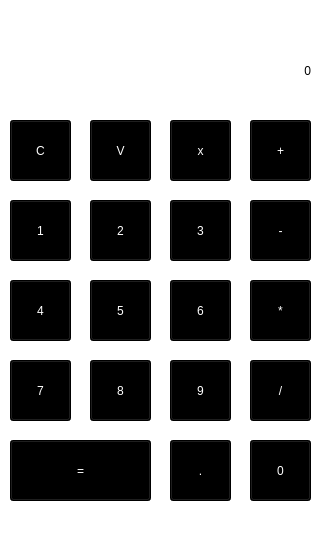
<?xml version="1.0" encoding="UTF-8"?>
<ui version="4.0">
 <class>MainWindow</class>
 <widget class="QMainWindow" name="MainWindow">
  <property name="geometry">
   <rect>
    <x>0</x>
    <y>0</y>
    <width>325</width>
    <height>554</height>
   </rect>
  </property>
  <property name="windowTitle">
   <string>MainWindow</string>
  </property>
  <property name="styleSheet">
   <string notr="true">background-color: qradialgradient(spread:pad, cx:0.5, cy:0.5, radius:0.634, fx:0.5, fy:0.506, stop:0 rgba(86, 114, 230, 255), stop:1 rgba(239, 239, 239, 255));
background-color: rgb(255, 255, 255);</string>
  </property>
  <widget class="QWidget" name="centralwidget">
   <widget class="QLabel" name="label">
    <property name="geometry">
     <rect>
      <x>10</x>
      <y>40</y>
      <width>301</width>
      <height>61</height>
     </rect>
    </property>
    <property name="layoutDirection">
     <enum>Qt::LeftToRight</enum>
    </property>
    <property name="styleSheet">
     <string notr="true">background-color: rgb(255, 255, 255);
font: 75 14pt &quot;MS Shell Dlg 2&quot;;</string>
    </property>
    <property name="text">
     <string>0</string>
    </property>
    <property name="alignment">
     <set>Qt::AlignRight|Qt::AlignTrailing|Qt::AlignVCenter</set>
    </property>
   </widget>
   <widget class="QPushButton" name="C">
    <property name="geometry">
     <rect>
      <x>10</x>
      <y>120</y>
      <width>61</width>
      <height>61</height>
     </rect>
    </property>
    <property name="styleSheet">
     <string notr="true">QPushButton {
	
	background-color: rgb(0, 0, 0);
	color: rgb(255, 255, 255);
	font: 18pt &quot;MS Shell Dlg 2&quot;;
 }

QPushButton:hover{
	background-color: rgb(30, 30, 30);
	color: rgb(255, 255, 255);
	font: 20pt &quot;MS Shell Dlg 2&quot;;; }

QPushButton:pressed {
	
	
	background-color: rgb(0, 0, 127);
	color: rgb(255, 255, 255);
	font: 20pt &quot;MS Shell Dlg 2&quot;;; }

</string>
    </property>
    <property name="text">
     <string>C</string>
    </property>
   </widget>
   <widget class="QPushButton" name="pb2">
    <property name="geometry">
     <rect>
      <x>90</x>
      <y>200</y>
      <width>61</width>
      <height>61</height>
     </rect>
    </property>
    <property name="styleSheet">
     <string notr="true">QPushButton {
	
	background-color: rgb(0, 0, 0);
	color: rgb(255, 255, 255);
	font: 18pt &quot;MS Shell Dlg 2&quot;;
 }

QPushButton:hover{
	background-color: rgb(30, 30, 30);
	color: rgb(255, 255, 255);
	font: 20pt &quot;MS Shell Dlg 2&quot;;; }

QPushButton:pressed {
	
	
	background-color: rgb(0, 0, 127);
	color: rgb(255, 255, 255);
	font: 20pt &quot;MS Shell Dlg 2&quot;;; }


</string>
    </property>
    <property name="text">
     <string>2</string>
    </property>
   </widget>
   <widget class="QPushButton" name="pb3">
    <property name="geometry">
     <rect>
      <x>170</x>
      <y>200</y>
      <width>61</width>
      <height>61</height>
     </rect>
    </property>
    <property name="styleSheet">
     <string notr="true">QPushButton {
	
	background-color: rgb(0, 0, 0);
	color: rgb(255, 255, 255);
	font: 18pt &quot;MS Shell Dlg 2&quot;;
 }

QPushButton:hover{
	background-color: rgb(30, 30, 30);
	color: rgb(255, 255, 255);
	font: 20pt &quot;MS Shell Dlg 2&quot;;; }

QPushButton:pressed {
	
	
	background-color: rgb(0, 0, 127);
	color: rgb(255, 255, 255);
	font: 20pt &quot;MS Shell Dlg 2&quot;;; }

</string>
    </property>
    <property name="text">
     <string>3</string>
    </property>
   </widget>
   <widget class="QPushButton" name="minus">
    <property name="geometry">
     <rect>
      <x>250</x>
      <y>200</y>
      <width>61</width>
      <height>61</height>
     </rect>
    </property>
    <property name="styleSheet">
     <string notr="true">QPushButton {
	
	background-color: rgb(0, 0, 0);
	color: rgb(255, 255, 255);
	font: 18pt &quot;MS Shell Dlg 2&quot;;
 }

QPushButton:hover{
	background-color: rgb(30, 30, 30);
	color: rgb(255, 255, 255);
	font: 20pt &quot;MS Shell Dlg 2&quot;;; }

QPushButton:pressed {
	
	
	background-color: rgb(0, 0, 127);
	color: rgb(255, 255, 255);
	font: 20pt &quot;MS Shell Dlg 2&quot;;; }

</string>
    </property>
    <property name="text">
     <string>-</string>
    </property>
   </widget>
   <widget class="QPushButton" name="plus">
    <property name="geometry">
     <rect>
      <x>250</x>
      <y>120</y>
      <width>61</width>
      <height>61</height>
     </rect>
    </property>
    <property name="styleSheet">
     <string notr="true">QPushButton {
	
	background-color: rgb(0, 0, 0);
	color: rgb(255, 255, 255);
	font: 18pt &quot;MS Shell Dlg 2&quot;;
 }

QPushButton:hover{
	background-color: rgb(30, 30, 30);
	color: rgb(255, 255, 255);
	font: 20pt &quot;MS Shell Dlg 2&quot;;; }

QPushButton:pressed {
	
	
	background-color: rgb(0, 0, 127);
	color: rgb(255, 255, 255);
	font: 20pt &quot;MS Shell Dlg 2&quot;;; }

</string>
    </property>
    <property name="text">
     <string>+</string>
    </property>
   </widget>
   <widget class="QPushButton" name="x">
    <property name="geometry">
     <rect>
      <x>170</x>
      <y>120</y>
      <width>61</width>
      <height>61</height>
     </rect>
    </property>
    <property name="styleSheet">
     <string notr="true">QPushButton {
	
	background-color: rgb(0, 0, 0);
	color: rgb(255, 255, 255);
	font: 18pt &quot;MS Shell Dlg 2&quot;;
 }

QPushButton:hover{
	background-color: rgb(30, 30, 30);
	color: rgb(255, 255, 255);
	font: 20pt &quot;MS Shell Dlg 2&quot;;; }

QPushButton:pressed {
	
	
	background-color: rgb(0, 0, 127);
	color: rgb(255, 255, 255);
	font: 20pt &quot;MS Shell Dlg 2&quot;;; }

</string>
    </property>
    <property name="text">
     <string>x</string>
    </property>
   </widget>
   <widget class="QPushButton" name="equal">
    <property name="geometry">
     <rect>
      <x>10</x>
      <y>440</y>
      <width>141</width>
      <height>61</height>
     </rect>
    </property>
    <property name="styleSheet">
     <string notr="true">QPushButton {
	
	background-color: rgb(0, 0, 0);
	color: rgb(255, 255, 255);
	font: 18pt &quot;MS Shell Dlg 2&quot;;
 }

QPushButton:hover{
	background-color: rgb(30, 30, 30);
	color: rgb(255, 255, 255);
	font: 20pt &quot;MS Shell Dlg 2&quot;;; }

QPushButton:pressed {
	
	
	background-color: rgb(0, 0, 127);
	color: rgb(255, 255, 255);
	font: 20pt &quot;MS Shell Dlg 2&quot;;; }

</string>
    </property>
    <property name="text">
     <string>=</string>
    </property>
   </widget>
   <widget class="QPushButton" name="V">
    <property name="geometry">
     <rect>
      <x>90</x>
      <y>120</y>
      <width>61</width>
      <height>61</height>
     </rect>
    </property>
    <property name="styleSheet">
     <string notr="true">QPushButton {
	
	background-color: rgb(0, 0, 0);
	color: rgb(255, 255, 255);
	font: 18pt &quot;MS Shell Dlg 2&quot;;
 }

QPushButton:hover{
	background-color: rgb(30, 30, 30);
	color: rgb(255, 255, 255);
	font: 20pt &quot;MS Shell Dlg 2&quot;;; }

QPushButton:pressed {
	
	
	background-color: rgb(0, 0, 127);
	color: rgb(255, 255, 255);
	font: 20pt &quot;MS Shell Dlg 2&quot;;; }

</string>
    </property>
    <property name="text">
     <string>V</string>
    </property>
   </widget>
   <widget class="QPushButton" name="pb1">
    <property name="geometry">
     <rect>
      <x>10</x>
      <y>200</y>
      <width>61</width>
      <height>61</height>
     </rect>
    </property>
    <property name="styleSheet">
     <string notr="true">QPushButton {
	
	background-color: rgb(0, 0, 0);
	color: rgb(255, 255, 255);
	font: 18pt &quot;MS Shell Dlg 2&quot;;
 }

QPushButton:hover{
	background-color: rgb(30, 30, 30);
	color: rgb(255, 255, 255);
	font: 20pt &quot;MS Shell Dlg 2&quot;;; }

QPushButton:pressed {
	
	
	background-color: rgb(0, 0, 127);
	color: rgb(255, 255, 255);
	font: 20pt &quot;MS Shell Dlg 2&quot;;; }


</string>
    </property>
    <property name="text">
     <string>1</string>
    </property>
   </widget>
   <widget class="QPushButton" name="pb5">
    <property name="geometry">
     <rect>
      <x>90</x>
      <y>280</y>
      <width>61</width>
      <height>61</height>
     </rect>
    </property>
    <property name="styleSheet">
     <string notr="true">QPushButton {
	
	background-color: rgb(0, 0, 0);
	color: rgb(255, 255, 255);
	font: 18pt &quot;MS Shell Dlg 2&quot;;
 }

QPushButton:hover{
	background-color: rgb(30, 30, 30);
	color: rgb(255, 255, 255);
	font: 20pt &quot;MS Shell Dlg 2&quot;;; }

QPushButton:pressed {
	
	
	background-color: rgb(0, 0, 127);
	color: rgb(255, 255, 255);
	font: 20pt &quot;MS Shell Dlg 2&quot;;; }

</string>
    </property>
    <property name="text">
     <string>5</string>
    </property>
   </widget>
   <widget class="QPushButton" name="pb6">
    <property name="geometry">
     <rect>
      <x>170</x>
      <y>280</y>
      <width>61</width>
      <height>61</height>
     </rect>
    </property>
    <property name="styleSheet">
     <string notr="true">QPushButton {
	
	background-color: rgb(0, 0, 0);
	color: rgb(255, 255, 255);
	font: 18pt &quot;MS Shell Dlg 2&quot;;
 }

QPushButton:hover{
	background-color: rgb(30, 30, 30);
	color: rgb(255, 255, 255);
	font: 20pt &quot;MS Shell Dlg 2&quot;;; }

QPushButton:pressed {
	
	
	background-color: rgb(0, 0, 127);
	color: rgb(255, 255, 255);
	font: 20pt &quot;MS Shell Dlg 2&quot;;; }

</string>
    </property>
    <property name="text">
     <string>6</string>
    </property>
   </widget>
   <widget class="QPushButton" name="pb9">
    <property name="geometry">
     <rect>
      <x>170</x>
      <y>360</y>
      <width>61</width>
      <height>61</height>
     </rect>
    </property>
    <property name="styleSheet">
     <string notr="true">QPushButton {
	
	background-color: rgb(0, 0, 0);
	color: rgb(255, 255, 255);
	font: 18pt &quot;MS Shell Dlg 2&quot;;
 }

QPushButton:hover{
	background-color: rgb(30, 30, 30);
	color: rgb(255, 255, 255);
	font: 20pt &quot;MS Shell Dlg 2&quot;;; }

QPushButton:pressed {
	
	
	background-color: rgb(0, 0, 127);
	color: rgb(255, 255, 255);
	font: 20pt &quot;MS Shell Dlg 2&quot;;; }

</string>
    </property>
    <property name="text">
     <string>9</string>
    </property>
   </widget>
   <widget class="QPushButton" name="pb4">
    <property name="geometry">
     <rect>
      <x>10</x>
      <y>280</y>
      <width>61</width>
      <height>61</height>
     </rect>
    </property>
    <property name="styleSheet">
     <string notr="true">QPushButton {
	
	background-color: rgb(0, 0, 0);
	color: rgb(255, 255, 255);
	font: 18pt &quot;MS Shell Dlg 2&quot;;
 }

QPushButton:hover{
	background-color: rgb(30, 30, 30);
	color: rgb(255, 255, 255);
	font: 20pt &quot;MS Shell Dlg 2&quot;;; }

QPushButton:pressed {
	
	
	background-color: rgb(0, 0, 127);
	color: rgb(255, 255, 255);
	font: 20pt &quot;MS Shell Dlg 2&quot;;; }

</string>
    </property>
    <property name="text">
     <string>4</string>
    </property>
   </widget>
   <widget class="QPushButton" name="pb7">
    <property name="geometry">
     <rect>
      <x>10</x>
      <y>360</y>
      <width>61</width>
      <height>61</height>
     </rect>
    </property>
    <property name="styleSheet">
     <string notr="true">QPushButton {
	
	background-color: rgb(0, 0, 0);
	color: rgb(255, 255, 255);
	font: 18pt &quot;MS Shell Dlg 2&quot;;
 }

QPushButton:hover{
	background-color: rgb(30, 30, 30);
	color: rgb(255, 255, 255);
	font: 20pt &quot;MS Shell Dlg 2&quot;;; }

QPushButton:pressed {
	
	
	background-color: rgb(0, 0, 127);
	color: rgb(255, 255, 255);
	font: 20pt &quot;MS Shell Dlg 2&quot;;; }

</string>
    </property>
    <property name="text">
     <string>7</string>
    </property>
   </widget>
   <widget class="QPushButton" name="pb8">
    <property name="geometry">
     <rect>
      <x>90</x>
      <y>360</y>
      <width>61</width>
      <height>61</height>
     </rect>
    </property>
    <property name="styleSheet">
     <string notr="true">QPushButton {
	
	background-color: rgb(0, 0, 0);
	color: rgb(255, 255, 255);
	font: 18pt &quot;MS Shell Dlg 2&quot;;
 }

QPushButton:hover{
	background-color: rgb(30, 30, 30);
	color: rgb(255, 255, 255);
	font: 20pt &quot;MS Shell Dlg 2&quot;;; }

QPushButton:pressed {
	
	
	background-color: rgb(0, 0, 127);
	color: rgb(255, 255, 255);
	font: 20pt &quot;MS Shell Dlg 2&quot;;; }

</string>
    </property>
    <property name="text">
     <string>8</string>
    </property>
   </widget>
   <widget class="QPushButton" name="dot">
    <property name="geometry">
     <rect>
      <x>170</x>
      <y>440</y>
      <width>61</width>
      <height>61</height>
     </rect>
    </property>
    <property name="styleSheet">
     <string notr="true">QPushButton {
	
	background-color: rgb(0, 0, 0);
	color: rgb(255, 255, 255);
	font: 18pt &quot;MS Shell Dlg 2&quot;;
 }

QPushButton:hover{
	background-color: rgb(30, 30, 30);
	color: rgb(255, 255, 255);
	font: 20pt &quot;MS Shell Dlg 2&quot;;; }

QPushButton:pressed {
	
	
	background-color: rgb(0, 0, 127);
	color: rgb(255, 255, 255);
	font: 20pt &quot;MS Shell Dlg 2&quot;;; }

</string>
    </property>
    <property name="text">
     <string>.</string>
    </property>
   </widget>
   <widget class="QPushButton" name="div">
    <property name="geometry">
     <rect>
      <x>250</x>
      <y>360</y>
      <width>61</width>
      <height>61</height>
     </rect>
    </property>
    <property name="styleSheet">
     <string notr="true">QPushButton {
	
	background-color: rgb(0, 0, 0);
	color: rgb(255, 255, 255);
	font: 18pt &quot;MS Shell Dlg 2&quot;;
 }

QPushButton:hover{
	background-color: rgb(30, 30, 30);
	color: rgb(255, 255, 255);
	font: 20pt &quot;MS Shell Dlg 2&quot;;; }

QPushButton:pressed {
	
	
	background-color: rgb(0, 0, 127);
	color: rgb(255, 255, 255);
	font: 20pt &quot;MS Shell Dlg 2&quot;;; }

</string>
    </property>
    <property name="text">
     <string>/</string>
    </property>
   </widget>
   <widget class="QPushButton" name="pb0">
    <property name="geometry">
     <rect>
      <x>250</x>
      <y>440</y>
      <width>61</width>
      <height>61</height>
     </rect>
    </property>
    <property name="styleSheet">
     <string notr="true">QPushButton {
	
	background-color: rgb(0, 0, 0);
	color: rgb(255, 255, 255);
	font: 18pt &quot;MS Shell Dlg 2&quot;;
 }

QPushButton:hover{
	background-color: rgb(30, 30, 30);
	color: rgb(255, 255, 255);
	font: 20pt &quot;MS Shell Dlg 2&quot;;; }

QPushButton:pressed {
	
	
	background-color: rgb(0, 0, 127);
	color: rgb(255, 255, 255);
	font: 20pt &quot;MS Shell Dlg 2&quot;;; }

</string>
    </property>
    <property name="text">
     <string>0</string>
    </property>
   </widget>
   <widget class="QPushButton" name="mul">
    <property name="geometry">
     <rect>
      <x>250</x>
      <y>280</y>
      <width>61</width>
      <height>61</height>
     </rect>
    </property>
    <property name="styleSheet">
     <string notr="true">QPushButton {
	
	background-color: rgb(0, 0, 0);
	color: rgb(255, 255, 255);
	font: 18pt &quot;MS Shell Dlg 2&quot;;
 }

QPushButton:hover{
	background-color: rgb(30, 30, 30);
	color: rgb(255, 255, 255);
	font: 20pt &quot;MS Shell Dlg 2&quot;;; }

QPushButton:pressed {
	
	
	background-color: rgb(0, 0, 127);
	color: rgb(255, 255, 255);
	font: 20pt &quot;MS Shell Dlg 2&quot;;; }

</string>
    </property>
    <property name="text">
     <string>*</string>
    </property>
   </widget>
  </widget>
  <widget class="QMenuBar" name="menubar">
   <property name="geometry">
    <rect>
     <x>0</x>
     <y>0</y>
     <width>325</width>
     <height>21</height>
    </rect>
   </property>
  </widget>
  <widget class="QStatusBar" name="statusbar"/>
 </widget>
 <resources/>
 <connections/>
</ui>
